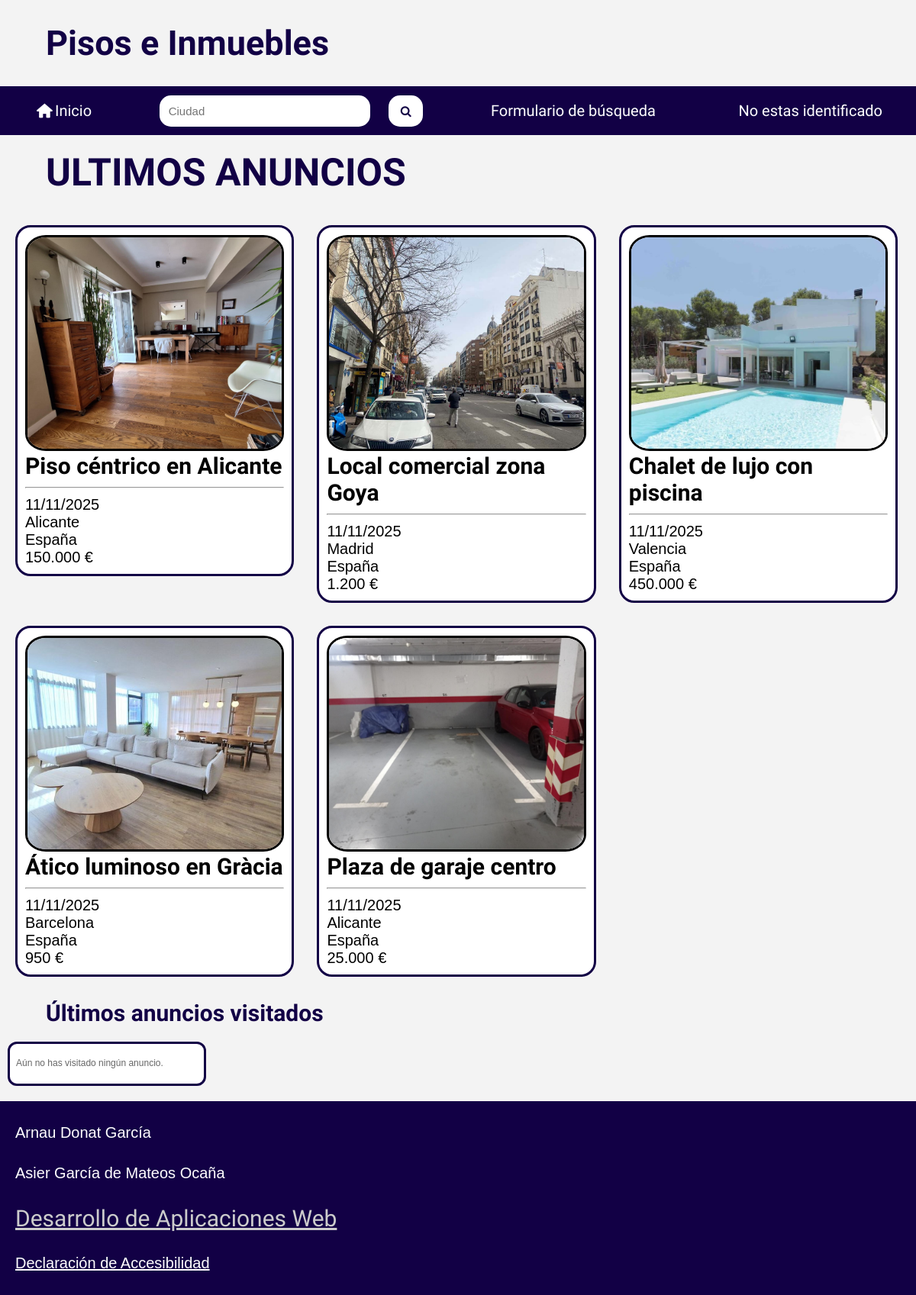
The page / on the database its author committed.
### tables this page shows
CREATE TABLE `anuncios` (
  `IdAnuncio` int(11) NOT NULL,
  `TAnuncio` smallint(6) NOT NULL,
  `TVivienda` smallint(6) NOT NULL,
  `FPrincipal` varchar(255) DEFAULT NULL,
  `Alternativo` varchar(255) NOT NULL,
  `Titulo` varchar(255) NOT NULL,
  `Precio` decimal(10,2) NOT NULL,
  `Texto` text NOT NULL,
  `Ciudad` varchar(255) NOT NULL,
  `Pais` int(11) NOT NULL,
  `Superficie` decimal(10,2) NOT NULL,
  `NHabitaciones` int(11) NOT NULL,
  `NBanyos` int(11) NOT NULL,
  `Planta` int(11) NOT NULL,
  `Anyo` int(11) NOT NULL,
  `FRegistro` timestamp NOT NULL DEFAULT current_timestamp(),
  `Usuario` int(11) NOT NULL
);

CREATE TABLE `paises` (
  `IdPais` int(11) NOT NULL,
  `NomPais` varchar(255) NOT NULL
);

### index.php (the view, shortened to what this page needs)
<?php
$encabezado = "Pisos e Inmuebles";
$config = parse_ini_file('config.ini');
@$mysqli = new mysqli($config['Server'], $config['User'], $config['Password'], $config['Database']);
$ultimosAnuncios = [];
$sqlAnuncios = "SELECT A.IdAnuncio, A.Titulo, A.Precio, A.FRegistro, A.Ciudad, P.NomPais, A.FPrincipal , A.Alternativo
                FROM ANUNCIOS A
                JOIN PAISES P ON A.Pais = P.IdPais
                ORDER BY A.FRegistro DESC
                LIMIT 5";
if ($stmt = $mysqli->prepare($sqlAnuncios)) {
    $stmt->execute();
    $res = $stmt->get_result();
    while ($row = $res->fetch_assoc()) {
        $ultimosAnuncios[] = $row;
    }
}
require 'cabecera.php';
?>
        <section id="lastUploaded">
            <h2>ULTIMOS ANUNCIOS</h2>
            <?php if (empty($ultimosAnuncios)): ?>
                <p class="no-results">Aún no hay publicado ningún anuncio.</p>
            <?php else: ?>
                <ul>
                    <?php foreach ($ultimosAnuncios as $anuncio): ?>
                        <li>
                            <article>
                                <figure>
                                    <a href="./anuncio.php?id=<?php echo $anuncio['IdAnuncio']; ?>">
                                        <?php if (!empty($anuncio['FPrincipal'])): ?>
                                            <img src="./img/<?php echo htmlspecialchars($anuncio['FPrincipal']); ?>" alt="<?php echo htmlspecialchars($anuncio['Alternativo']); ?>">
                                        <?php else: ?>
                                            <img src="./img/no_image.png" alt="Sin imagen disponible">
                                        <?php endif; ?>
                                    </a>
                                </figure>
                                <a href="./anuncio.php?id=<?php echo $anuncio['IdAnuncio']; ?>">
                                    <h2><?php echo htmlspecialchars($anuncio['Titulo']); ?></h2>
                                </a>
                                <hr>
                                <p><time datetime="<?php echo $anuncio['FRegistro']; ?>">
                                    <?php echo date("d/m/Y", strtotime($anuncio['FRegistro'])); ?>
                                </time></p>
                                <p><?php echo htmlspecialchars($anuncio['Ciudad']); ?></p>
                                <p><?php echo htmlspecialchars($anuncio['NomPais']); ?></p>
                                <p class="precio"><?php echo number_format($anuncio['Precio'], 0, ',', '.'); ?> €</p>
                            </article>
                        </li>
                    <?php endforeach; ?>
                </ul>
            <?php endif; ?>
        </section>
<?php
    require 'pie.php';
?>

### cabecera.php (shortened to what this page needs)
<?php
$loggedIn = isset($_SESSION['user']);
$username = $loggedIn ? htmlspecialchars($_SESSION['user']) : '';
?>
<!DOCTYPE html>
<html lang="es">
<head>
    <link href="./estilos/minimum.css" rel="stylesheet" type="text/css" media="screen and (max-width: 480px)">
    <link href="./estilos/medium.css" rel="stylesheet" type="text/css" media="screen and (min-width: 481px) and (max-width: 1024px)">
    <link href="./estilos/maximum.css" rel="stylesheet" type="text/css" media="screen and (min-width: 1025px)">
    <link rel="stylesheet" href="./icons/css/fontello.css">
    <link rel="alternate stylesheet" href="./estilos/dark.css" title="Modo noche">
    <link rel="alternate stylesheet" href="./estilos/contrast.css" title="Alto contraste">
    <link rel="alternate stylesheet" href="./estilos/big.css" title="Letra grande">
    <link rel="alternate stylesheet" href="./estilos/contrast-big.css" title="Contraste + Letra grande">
    <link rel="stylesheet" href="./estilos/print.css" media="print">
</head>
<body>
    <header>
        <section class="titulo">
            <h1><?php echo isset($encabezado) ? $encabezado : 'Pisos e Inmuebles'; ?></h1>
        </section>
        <?php if ($loggedIn): ?>
        <nav class="navPC">
            <ul>
                <li><a href="./index.php"><i class="icon-home"></i>Inicio</a></li>
                <li id="barraRapida">
                    <form action="./resBuscar.php" id="fastSearch" method="get">
                        <input type="text" name="ciudad" placeholder="Ciudad" id="fs">
                        <button id="fs-buscar" type="submit"><i class="icon-search"></i></button>
                        <input type="hidden" name="user" value="<?php echo $username; ?>">
                    </form>
                </li>
                <li><a href="./buscar.php">Formulario de búsqueda</a></li>
                <li><a href="./crearAnuncio.php">Publicar anuncio</a></li>
                <li><a href="./perfil.php">¡Bienvenido, <?php echo $username; ?>!</a></li>
            </ul>
        </nav>
        <nav class="navTablet">
            <article>
                <a href="./index.php"><i class="icon-home"></i></a>
                <input type="checkbox" id="menuMostrarTablet">
                <label for="menuMostrarTablet" id="etiquetaMostrarTablet"><i class="icon-search"></i><p>BUSCAR<br>ANUNCIOS</p></label>
                <label for="menuMostrarTablet" id="etiquetaOcultarTablet"><i class="icon-cancel"></i><p>CERRAR<br>PESTAÑA</p></label>
                <a href="./perfil.php"><i class="icon-user"></i><p>Bienvenido<br><?php echo $username; ?></p></a>
            </article>
            <ul class="desplegableMovil">
                <li>
                    <form action="./resBuscar.html" id="fastSearch">
                        <input type="text" name="ciudad" placeholder="Ciudad" id="fs">
                        <button id="fs-buscar" type="submit"><i class="icon-search"></i></button>
                        <input type="hidden" name="user" value="<?php echo $username; ?>">
                    </form>
                </li>
                <li><a href="./buscar.php">Formulario de búsqueda</a></li>
            </ul>
            <a href="./crearAnuncio.php" id="crearAnuncioBotonTablet"><i class="icon-plus"></i></a>
        </nav>
        <nav class="navMovil">
            <article>
                <a href="./index.php"><i class="icon-home"></i></a>
                <input type="checkbox" id="menuMostrar">
                <label for="menuMostrar" id="etiquetaMostrar"><i class="icon-search"></i></label>
                <label for="menuMostrar" id="etiquetaOcultar"><i class="icon-cancel"></i></label>
                <a href="./perfil.php"><i class="icon-user"></i></a>
            </article>
            <ul class="desplegableMovil">
                <li>
                    <form action="./resBuscar.html" id="fastSearch">
                        <input type="text" name="ciudad" placeholder="Ciudad" id="fs">
                        <button id="fs-buscar" type="submit"><i class="icon-search"></i></button>
                        <input type="hidden" name="user" value="<?php echo $username; ?>">
                    </form>
                </li>
                <li><a href="./buscar.php">Formulario de búsqueda</a></li>
            </ul>
            <a href="./crearAnuncio.php" id="crearAnuncioBoton"><i class="icon-plus"></i></a>
        </nav>
        <?php else: ?>
        <nav class="navPC">
            <ul>
                <li><a href="./index.php"><i class="icon-home"></i>Inicio</a></li>
                <li id="barraRapida">
                    <form action="./resBuscar.php" id="fastSearch" method="get">
                        <input type="text" name="ciudad" placeholder="Ciudad" id="fs">
                        <button id="fs-buscar" type="submit"><i class="icon-search"></i></button>
                    </form>
                </li>
                <li><a href="./buscar.php">Formulario de búsqueda</a></li>
                <li id="mostrarLogin"><a href="./login.php">No estas identificado</a></li>
            </ul>
        </nav>
        <?php endif; ?>
    </header>
    <main>

### pie.php (shortened to what this page needs)
    </main>
    <?php
    $ultimos = ua_obtener();
    ?>
    <section id="ultimosAnuncios" aria-labelledby="ua-titulo" class="mini-panel">
        <h2 id="ua-titulo">Últimos anuncios visitados</h2>
        <?php if (empty($ultimos)): ?>
            <ul>
                <li>
                    <article>
                        <p style="padding:1rem 0;color:#666;">Aún no has visitado ningún anuncio.</p>
                    </article>
                </li>
            </ul>
        <?php endif; ?>
    </section>
    <footer>
        <ul>
            <li><a href="mailto:adg67@alu.ua.es">Arnau Donat García</a></li>
            <li><a href="mailto:agdm5@alu.ua.es">Asier García de Mateos Ocaña</a></li>
            <li><p>Desarrollo de Aplicaciones Web</p></li>
            <li><a href="./accesibilidad.php">Declaración de Accesibilidad</a></li>
        </ul>
    </footer>
</body>
</html>

### estilos/minimum.css (style rules this page uses)
* { padding: 0; margin: 0; box-sizing: border-box; }
html { font-size: 10px; background-color: var(--fondo); --fondo: #f3f3f3; --fondo2: #cccccc; --titulos: #120045; }
.titulo { background-color: var(--fondo); position: relative; z-index: 1005; color: var(--titulos); font-family: "Cal sans"; font-weight: bold; text-align: center; font-size: 2rem; padding: 30px 0; width: 90%; margin: 0 auto; box-shadow: 100px 0 0 0 var(--fondo), -100px 0 0 0 var(--fondo); }
.navPC { display: none; }

### estilos/maximum.css (style rules this page uses)
* { padding: 0; margin: 0; box-sizing: border-box; }
html { font-size: 10px; background-color: var(--fondo); --fondo: #f3f3f3; --fondo2: #cccccc; --titulos: #120045; }
.titulo { background-color: var(--fondo); position: relative; z-index: 1005; color: var(--titulos); font-family: "Cal sans"; font-weight: bold; font-size: 3rem; padding: 30px 0; width: 90%; margin: 0 auto; box-shadow: 100px 0 0 0 var(--fondo), -100px 0 0 0 var(--fondo); }

### estilos/medium.css (style rules this page uses)
* { padding: 0; margin: 0; box-sizing: border-box; }
html { font-size: 10px; background-color: var(--fondo); --fondo: #f3f3f3; --fondo2: #cccccc; --titulos: #120045; }
.titulo { background-color: var(--fondo); position: relative; z-index: 1005; color: var(--titulos); font-family: "Cal sans"; font-weight: bold; text-align: center; font-size: 2rem; padding: 30px 0; width: 90%; margin: 0 auto; box-shadow: 100px 0 0 0 var(--fondo), -100px 0 0 0 var(--fondo); }
.navPC { display: none; }

### estilos/dark.css (style rules this page uses)
html { background-color: var(--fondo); --fondo: #241f1f; --fondo2: #383131; --titulos: #9892aa; }

### estilos/contrast.css (style rules this page uses)
html { background-color: var(--fondo); --fondo: #ffffff; --fondo2: #ffffff; --titulos: #000a52; --contrasteFondo: #000a52; }

### estilos/big.css (style rules this page uses)
html { font-size: 15px; }

### estilos/contrast-big.css (style rules this page uses)
html { background-color: var(--fondo); --fondo: #ffffff; --fondo2: #ffffff; --titulos: #000a52; --contrasteFondo: #000a52; font-size: 15px; }

### estilos/print.css (style rules this page uses)
* { -webkit-print-color-adjust: exact; print-color-adjust: exact; }

### rows shown on the page
anuncios: FPrincipal (picture), Titulo "Piso céntrico en Alicante", FRegistro "11/11/2025", Ciudad "Alicante", Pais.NomPais "España", Precio "150.000"
anuncios: FPrincipal (picture), Titulo "Local comercial zona Goya", FRegistro "11/11/2025", Ciudad "Madrid", Pais.NomPais "España", Precio "1.200"
anuncios: FPrincipal (picture), Titulo "Chalet de lujo con piscina", FRegistro "11/11/2025", Ciudad "Valencia", Pais.NomPais "España", Precio "450.000"
anuncios: FPrincipal (picture), Titulo "Ático luminoso en Gràcia", FRegistro "11/11/2025", Ciudad "Barcelona", Pais.NomPais "España", Precio "950"
anuncios: FPrincipal (picture), Titulo "Plaza de garaje centro", FRegistro "11/11/2025", Ciudad "Alicante", Pais.NomPais "España", Precio "25.000"

### other values the page prints
$encabezado "Pisos e Inmuebles"
